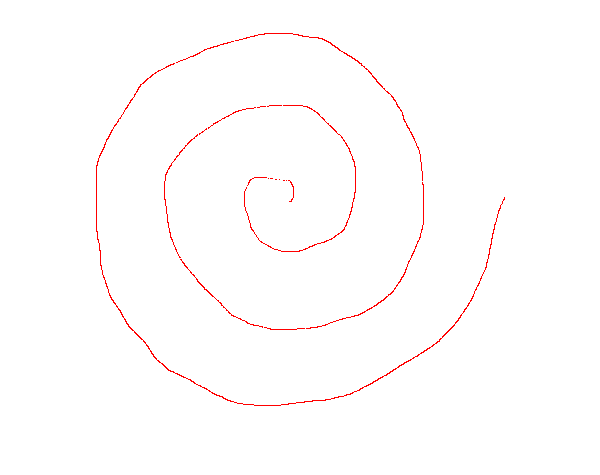
#> input picture output/1665514649973.png, 600 x 475 px; its folder holds only this picture in this run
$ jupyter execute --allow-errors data_wrangling.ipynb
#> lines starting #> are read from the running program, lines starting #| are printed output that depends on the picture; after the words box and inside, x2 and y2 are one past the last pixel; in counts of white or black regions, pixels touching at a corner belong together
[cell 1]
import numpy as np
import pandas as pd
from PIL import Image
import os
from sklearn.manifold import TSNE
import csv
import json

# Define the paths
image_folder_path = 'output'
json_folder_path = 'data'  # Define the path to the folder containing the JSON files
tsne_output_csv_path = 'spiral_tsne_data_velocity.csv'
resized_dimensions = (150, 112)  # Resize to 25% of the original size (600x450)

# Function to check if a file is hidden
def is_hidden(filepath):
    return any(part.startswith('.') for part in filepath.split(os.path.sep))

# Function to calculate the average instantaneous velocity
def calculate_average_velocity(coordinates):
    velocities = []
    for i in range(1, len(coordinates)):
        x1, y1, t1 = coordinates[i-1]['x'], coordinates[i-1]['y'], coordinates[i-1]['timestamp']
        x2, y2, t2 = coordinates[i]['x'], coordinates[i]['y'], coordinates[i]['timestamp']
        if t2 != t1:  # Prevent division by zero
            distance = np.sqrt((x2 - x1) ** 2 + (y2 - y1) ** 2)
            time_diff = (t2 - t1) / 1000.0  # Convert ms to seconds
            velocity = distance / time_diff
            velocities.append(velocity)
    return np.mean(velocities) if velocities else 0

# List to hold all rows of data
data_rows = []
filenames = []

# Step 1: Process images and collect pixel data
for filename in os.listdir(image_folder_path):
    if filename.endswith('.png') and not is_hidden(filename):
        image_path = os.path.join(image_folder_path, filename)

        # Load the image using Pillow
        image = Image.open(image_path).convert('L')  # Convert image to grayscale
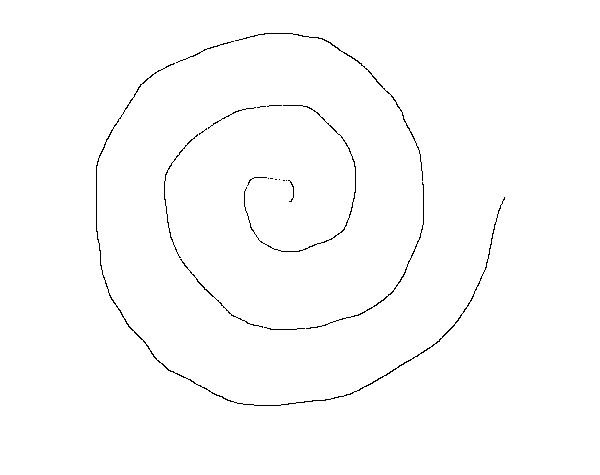
#> image: PIL image 600x475 L; values 76 (black) and 255 (white), 99.2% white; black in thin lines or dots, all inside (x1, y1, x2, y2) = (96, 33, 505, 406)

        # Resize the image
        resized_image = image.resize(resized_dimensions)
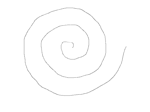
#> resized_image: PIL image 150x112 L; min 186, max 255, mean 253.3

        # Convert the resized image to a numpy array
        pixel_data = np.array(resized_image)

        # Flatten the array to get a 1D array of pixel values
        flattened_pixel_data = pixel_data.flatten()
#> flattened_pixel_data = 16800 values, max 255 at index 0, min 186 at index 4583, mean 253.3

        # Append the data row and filename
        data_rows.append(flattened_pixel_data)
        filenames.append(filename)

# Convert the data to a numpy array
pixel_data_array = np.array(data_rows)

# Step 2: Apply t-SNE to the pixel data
tsne = TSNE(n_components=3, random_state=42)
#> (the rest of this cell did not finish here and is left out)

$ run again, on output/1665529982953.png
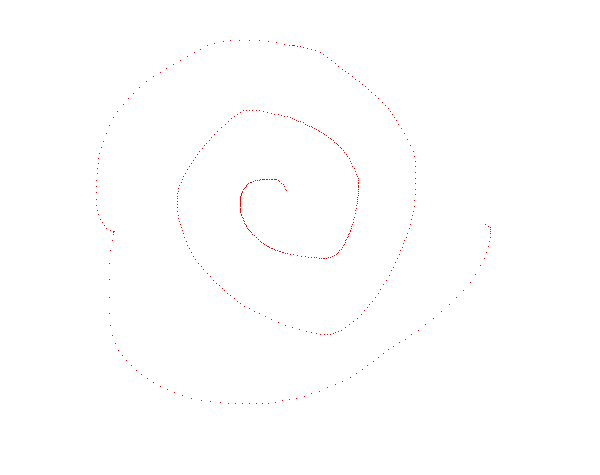
#> input picture output/1665529982953.png, 600 x 475 px
#> `image = Image.open(image_path).convert('L')`:
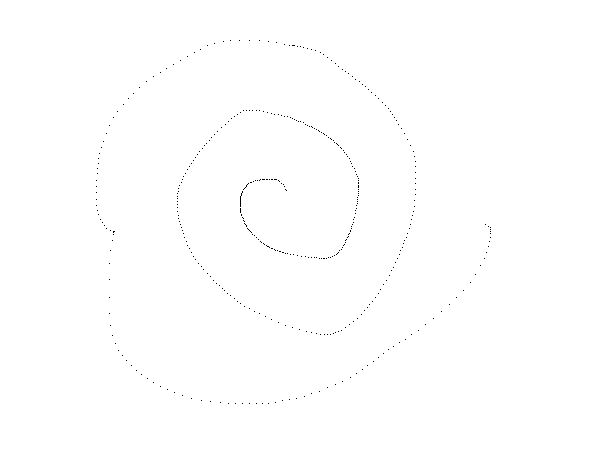
#> image: PIL image 600x475 L; values 76 (black) and 255 (white), 99.8% white; black in thin lines or dots, all inside (x1, y1, x2, y2) = (96, 40, 491, 404)
#> `resized_image = image.resize(resized_dimensions)`:
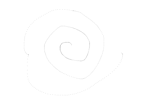
#> resized_image: PIL image 150x112 L; min 215, max 255, mean 254.6
#> flattened_pixel_data = 16800 values, max 255 at index 0, min 215 at index 6810, mean 254.6

$ run again, on output/1665532605132.png
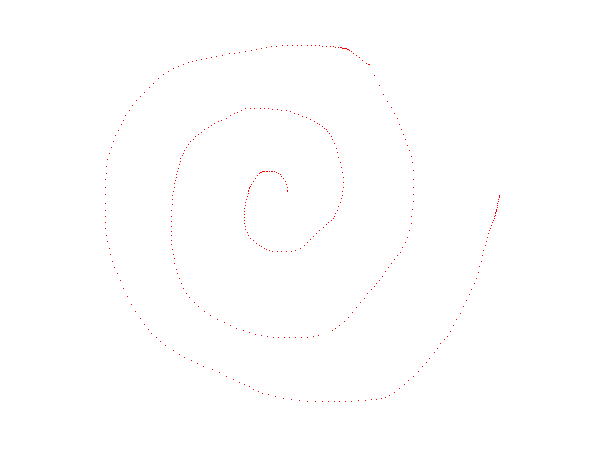
#> input picture output/1665532605132.png, 600 x 475 px
#> `image = Image.open(image_path).convert('L')`:
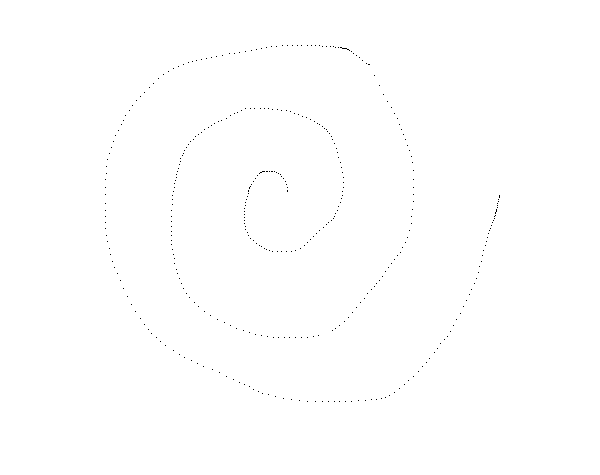
#> image: PIL image 600x475 L; values 76 (black) and 255 (white), 99.8% white; black in thin lines or dots, all inside (x1, y1, x2, y2) = (105, 45, 500, 402)
#> flattened_pixel_data = 16800 values, max 255 at index 0, min 211 at index 1736, mean 254.7

$ run again, on output/1665532637419.png
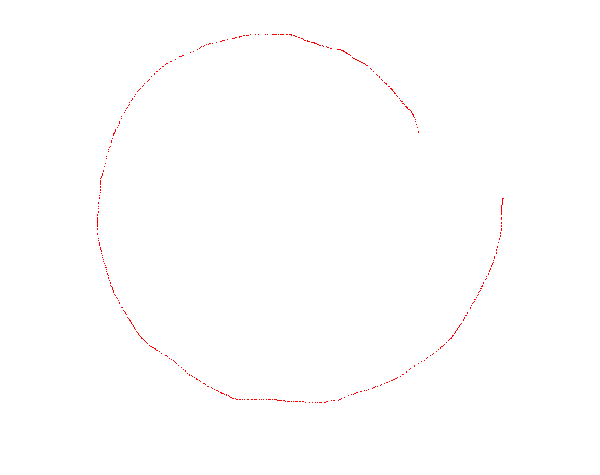
#> input picture output/1665532637419.png, 600 x 475 px
#> `image = Image.open(image_path).convert('L')`:
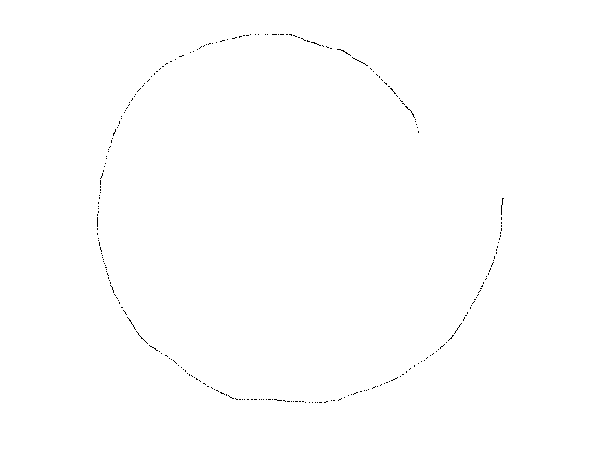
#> image: PIL image 600x475 L; values 76 (black) and 255 (white), 99.8% white; black in thin lines or dots, all inside (x1, y1, x2, y2) = (97, 34, 504, 403)
#> `resized_image = image.resize(resized_dimensions)`:
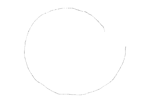
#> resized_image: PIL image 150x112 L; min 203, max 255, mean 254.5
#> flattened_pixel_data = 16800 values, max 255 at index 0, min 203 at index 1886, mean 254.5

$ run again, on output/1665514822039.png
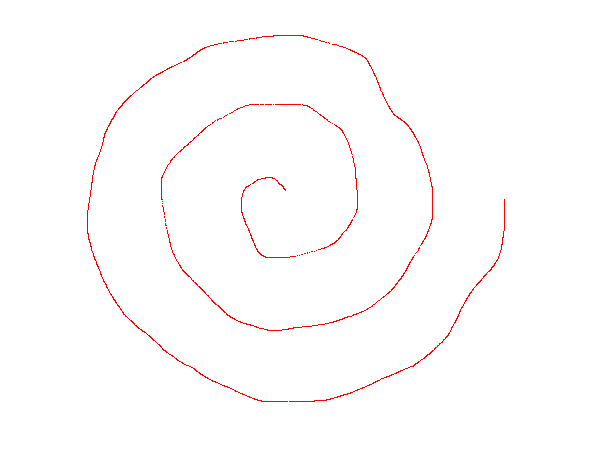
#> input picture output/1665514822039.png, 600 x 475 px
#> `image = Image.open(image_path).convert('L')`:
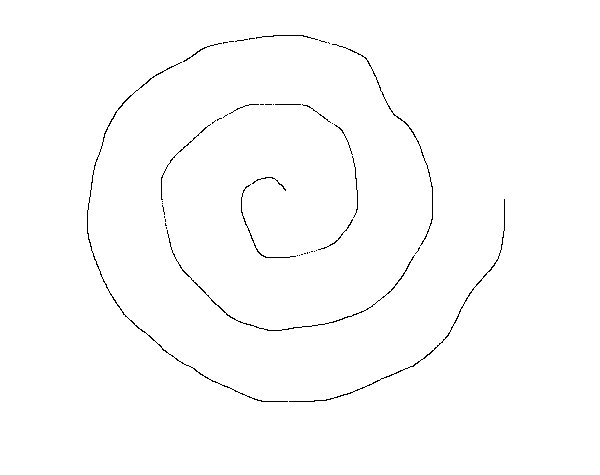
#> image: PIL image 600x475 L; values 76 (black) and 255 (white), 99.2% white; black in thin lines or dots, all inside (x1, y1, x2, y2) = (87, 35, 505, 402)
#> `resized_image = image.resize(resized_dimensions)`:
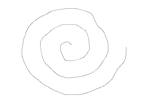
#> resized_image: PIL image 150x112 L; min 186, max 255, mean 253.4
#> flattened_pixel_data = 16800 values, max 255 at index 0, min 186 at index 9646, mean 253.4
